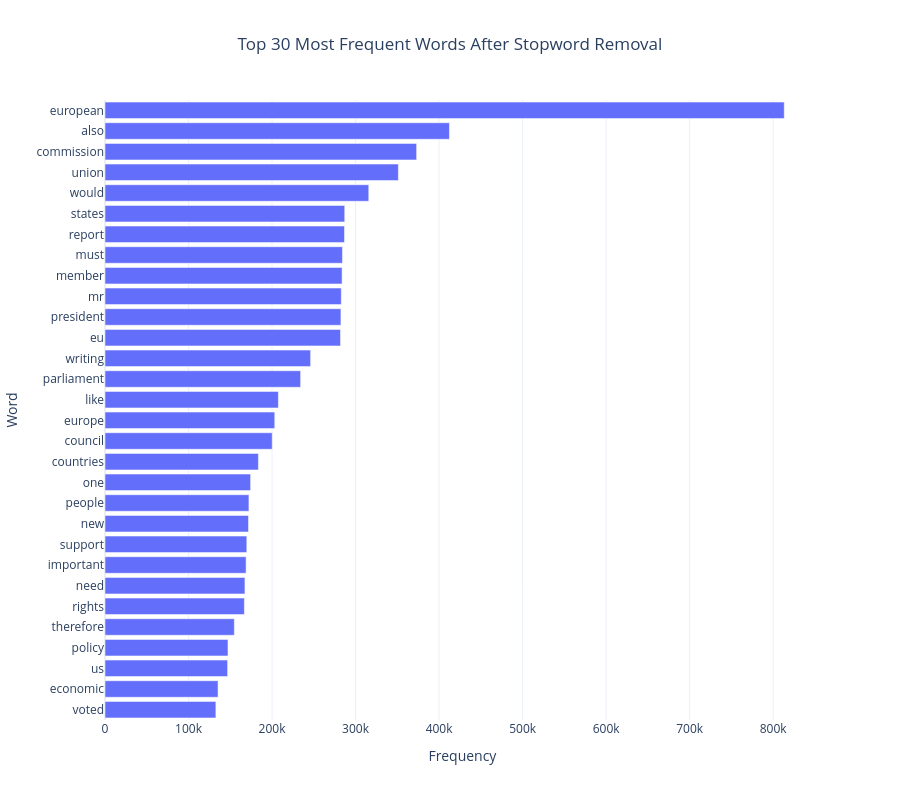

Notebook code for this chart:
### Code cell
import plotly.express as px


import sys
import nbformat

print("Python interpreter:", sys.executable)
print("nbformat version:", nbformat.__version__)
print("nbformat location:", nbformat.__file__)

# Select the top 30 most frequent words.
top_n_words = top_100_words.head(30).sort_values(
    by="frequency",
    ascending=True
)

# Create an interactive horizontal bar chart.
fig = px.bar(
    top_n_words,
    x="frequency",
    y="word",
    orientation="h",
    title="Top 30 Most Frequent Words After Stopword Removal",
    labels={
        "frequency": "Frequency",
        "word": "Word"
    },
    hover_data={"frequency": ":,"}
)

# Improve the chart layout.
fig.update_layout(
    template="plotly_white",
    title_x=0.5,
    xaxis_title="Frequency",
    yaxis_title="Word",
    height=800
)

# Display the chart.
fig.show()

### Figure 1 — Plotly figure (JSON) as saved in the notebook; plotly's stock layout.template omitted (floating-point values rounded to 4 significant figures)
{"data": [{"alignmentgroup": "True", "hovertemplate": "Frequency=%{x:,}<br>Word=%{y}<extra></extra>", "legendgroup": "", "marker": {"color": "#636efa", "pattern": {"shape": ""}}, "name": "", "offsetgroup": "", "orientation": "h", "showlegend": false, "textposition": "auto", "type": "bar", "x": [132746, 135376, 146813, 147247, 154844, 166861, 167555, 168937, 169800, 171786, 172329, 174322, 183677, 200218, 203246, 207599, 234216, 246175, 281971, 282482, 282936, 283895, 284308, 286734, 287030, 315818, 351256, 373134, 412415, 813297], "xaxis": "x", "y": ["voted", "economic", "us", "policy", "therefore", "rights", "need", "important", "support", "new", "people", "one", "countries", "council", "europe", "like", "parliament", "writing", "eu", "president", "mr", "member", "must", "report", "states", "would", "union", "commission", "also", "european"], "yaxis": "y"}], "layout": {"barmode": "relative", "height": 800, "legend": {"tracegroupgap": 0}, "title": {"text": "Top 30 Most Frequent Words After Stopword Removal", "x": 0.5}, "xaxis": {"anchor": "y", "domain": [0, 1], "title": {"text": "Frequency"}}, "yaxis": {"anchor": "x", "domain": [0, 1], "title": {"text": "Word"}}}}
